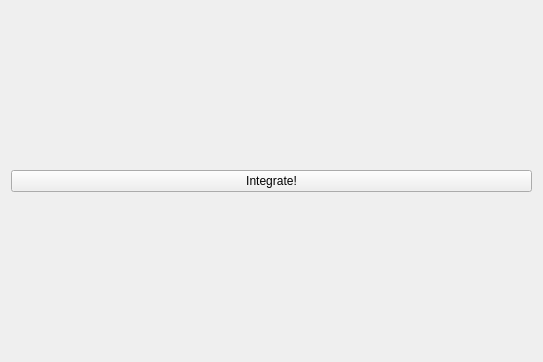
<?xml version="1.0" encoding="UTF-8"?>
<ui version="4.0">
 <class>ParentWidget</class>
 <widget class="QWidget" name="ParentWidget">
  <property name="geometry">
   <rect>
    <x>0</x>
    <y>0</y>
    <width>543</width>
    <height>362</height>
   </rect>
  </property>
  <property name="windowTitle">
   <string>ParentWidget</string>
  </property>
  <layout class="QVBoxLayout" name="verticalLayout">
   <item>
    <layout class="QVBoxLayout" name="childWidgetLayout">
     <property name="spacing">
      <number>0</number>
     </property>
    </layout>
   </item>
   <item>
    <widget class="QPushButton" name="integrateWidgetBtn">
     <property name="text">
      <string>Integrate!</string>
     </property>
    </widget>
   </item>
  </layout>
 </widget>
 <layoutdefault spacing="6" margin="11"/>
 <resources/>
 <connections/>
</ui>
